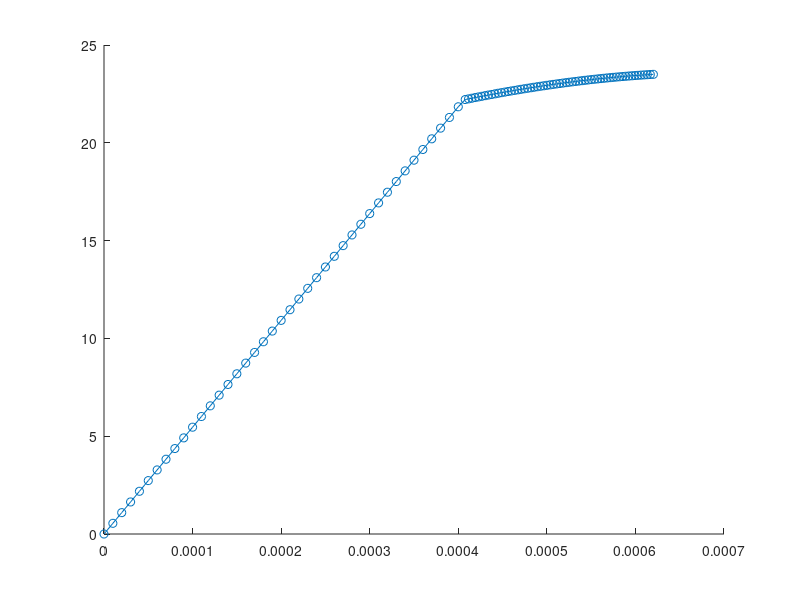

The MATLAB source for this figure:
% 设置材料参数（copper）
% 参考：http://www.matweb.com/search/datasheet_print.aspx?matguid=9aebe83845c04c1db5126fada6f76f7e
% 参考：https://en.wikipedia.org/wiki/Bulk_modulus
YOUNG = 110*10^3; % E=110*10^3MPa
POISS = 0.343; % nu =0.343
SIGMAY_0 = 33.3; % Tensile Strength, Yield = 33.3 MPa
ULTI_TENSILE = 210; % Tensile Strength, Ultimate =210 MPa
BREAK_LONGATION = 0.6; % Elongation at Break 	

% 计算体积模量和其他必须的参量
% Assume that pure copper is Homogeneous isotropic linear elastic materials
GMODU = YOUNG/(2*(1+POISS)); % shear modulu G,真实为46.0 GPa	
BULK = YOUNG/(3*(1-2*POISS)); % bulk modulu K 真实为140 GPa	
%H = (GMODU/5)*(1-EPSILONP*10^3);  %(ULTI_TENSILE-SIGMAY_0)/(BREAK_LONGATION-SIGMAY_0/YOUNG);% hardening modulus

% 定义单轴拉伸条件
FACTOR = 1*10^(-5); %每一步的增量应变
NUM = 100; %1/4部分的数据点数目
DELTA_EPSILON_1 = ones(1,NUM);
DELTA_EPSILON_2 = FACTOR.*DELTA_EPSILON_1; %设置一个周期中拉伸部分的累积塑性
DELTA_EPSILON_3 = -FACTOR.*DELTA_EPSILON_1; %设置一个周期中压缩部分的累积塑性
DELTA_EPSILON = cat(2,DELTA_EPSILON_2,DELTA_EPSILON_3);
NUM_ALL = 100;
% CYCLE_NUM = 1;
% NUM_ALL = 4*NUM*CYCLE_NUM; %整个循环中的数据点数目
% DELTA_EPSILON = zeros(3);
% DELTA_EPSILON(1,1) = 5*10^(-5);% 增量应变
% DATA_NUM = 30; %提取数据点的数目

%初始化输出数据
EPSILON_CA = zeros(1,NUM_ALL+1); % 单轴拉伸曲线上的应变，标量
SIGMA_CA = zeros(1,NUM_ALL+1); % 单轴拉伸曲线上的应力，标量

% 定义初始的应力及应变
EPSILON = zeros(3); %初始化应变张量
EPSILONP = 0;% accumulated plastic strain
I = eye(3); % 设置单位矩阵
EPSILONV = trace(EPSILON).*I./3; % volumetric strain tensor，张量形式
EPSILOND = EPSILON-EPSILONV; % deviatoric strain tensor
P = BULK*EPSILONV;% hydrostatic pressure
S = 2*GMODU*EPSILOND; % deviatoric stress tensor
SIGMA = P+S; % stress tensor
EPSILON_trial=zeros(3);


for i=1:NUM_ALL
    % 弹性预测，完成弹性测试阶段
    % -------------------------------------------
    % 假设状态为弹性，这累积塑性乘积为0
    DGAMA = 0; % The incremental plastic multiplier
    EPSILONP_trial = EPSILONP;  % trial accumulated plastic strain
    H = (GMODU/5)*(1-EPSILONP*10^3);  %(ULTI_TENSILE-SIGMAY_0)/(BREAK_LONGATION-SIGMAY_0/YOUNG);% hardening modulus
    SIGMAY = SIGMAY_0+H*EPSILONP_trial^1; % 塑性硬化函数：线性硬化
    SIGMAY_CA(1,i) =  SIGMAY;
    
    % evaluate the elastic trial state
    EPSILON_trial = EPSILON;
    EPSILON_trial(1,1) =EPSILON_trial(1,1) +DELTA_EPSILON(1,i); % 设置the elastic strain tensor
    EPSILONV_trial = trace(EPSILON_trial).*I/3; % trial volumetric strain tensor，张量形式
    EPSILOND_trial = EPSILON_trial-EPSILONV_trial; % trial deviatoric strain tensor
    P_trial = BULK.*EPSILONV_trial;% trial hydrostatic pressure
    S_trial = 2*GMODU.*EPSILOND_trial; % trial deviatoric stress tensor
    SIGMA_trial = P_trial+S_trial; % trial stress tensor
    Q_trial = sqrt(3/2*dot(dot(S_trial,S_trial),[1 1 1])); % the elastic trial Von Mises effect stress
    PHI_trial = Q_trial-SIGMAY; % yield function for Von Mises model

    % check plastic admissibility
    if PHI_trial <= 0 | DELTA_EPSILON(1,i)<=0
        % Update stress and strain
        EPSILON = EPSILON_trial;
        EPSILONV = trace(EPSILON).*I/3;
        EPSILOND = EPSILOND_trial;
        EPSILONP = EPSILONP_trial;
        P = P_trial;
        S = S_trial;
        Q = Q_trial;
        SIGMA = P+S; % upadte stress tensor
    else
        % plastic correction
        %----------------------------------------------------------
        % use Newton-Raphson algorithm to solve the return mapping equation
        % calculate DGAMA
        j=0;
        while (abs(PHI_trial) >= 1*10^(-5))
            j=j+1
            %H = (GMODU/5)*(1-EPSILONP);%*EPSILONP;  %(ULTI_TENSILE-SIGMAY_0)/(BREAK_LONGATION-SIGMAY_0/YOUNG);% hardening modulus
            d = -3*GMODU-H; % Compute residual derivative,prefect plasticity
            DGAMA = DGAMA-PHI_trial/d; %计算迭代之后的增量塑性乘积
            SIGMAY = SIGMAY_0+H*(EPSILONP_trial+DGAMA); % 塑性硬化函数：线性硬化
            PHI_trial =  Q_trial-3*GMODU*DGAMA-SIGMAY; %求解屈服函数
            
            FACTOR = (1-(DGAMA*3*GMODU)/Q_trial);
            S_trial = FACTOR.*S_trial; % upadte deviatoric stress tensor
            EPSILONP_trial = EPSILONP_trial+DGAMA; % upadte accumulated plastic strain
            
        end
        Q_trial = sqrt(3/2.*dot(dot(S_trial,S_trial),[1 1 1])); % the elastic trial Von Mises effect stress
        P = P_trial; % update hydrostatic pressure
        S = S_trial; % upadte deviatoric stress tensor
        SIGMA = P+S; % upadte stress tensor
        EPSILOND = S./(2*GMODU); % upadte volumetric strain tensor
        EPSILON = EPSILOND+EPSILONV_trial; % upadte the elastic strain    
        EPSILONP = EPSILONP_trial; % upadte accumulated plastic strain
    end
%         % update the state variables
%         P = P_trial; % update hydrostatic pressure
%         S = (1-(DGAMA*3*GMODU)/Q_trial).*S_trial; % upadte deviatoric stress tensor
%         SIGMA = P+S; % upadte stress tensor
%         EPSILON = S./(2*GMODU)+EPSILONV; % upadte the elastic strain
%         EPSILOND = S./(2*GMODU); % upadte volumetric strain tensor
%         EPSILONP = EPSILONP_trial+DGAMA; % upadte accumulated plastic strain 

    % 将数据储存到单轴拉伸曲线图的数据点（应力+应变）
    EPSILOND_CA(1,i+1) = EPSILOND(1,1);
    EPSILONP_CA(1,i+1) = EPSILONP;
    EPSILON_CA(1,i+1) = EPSILON(1,1);
    SIGMA_CA(1,i+1) = S_trial(1,1);
    a=SIGMA_CA./EPSILON_CA;
end
scatter(EPSILON_CA,SIGMA_CA);
hold on;
plot(EPSILON_CA,SIGMA_CA);
hold off;

    
    
